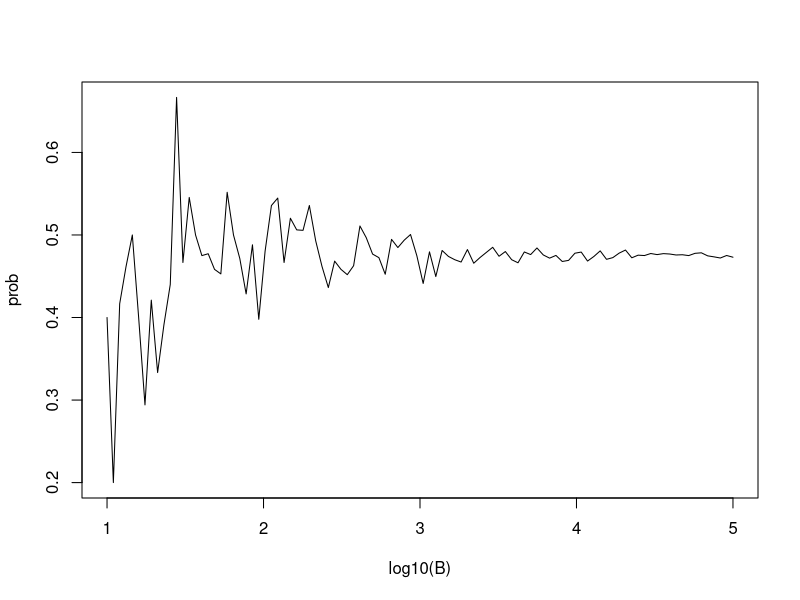

Write the R code that produced this figure.
# Key points

# The larger the number of Monte Carlo replicates B, the more accurate the estimate.
# Determining the appropriate size for B can require advanced statistics.
# One practical approach is to try many sizes for B and look for sizes that provide stable estimates.

# Code: Estimating a practical value of B

B <- 10^seq(1, 5, len = 100)    # defines vector of many B values
compute_prob <- function(B, n = 22){    # function to run Monte Carlo simulation with each B
  same_day <- replicate(B, {
    bdays <- sample(1:365, n, replace = TRUE)
    any(duplicated(bdays))
  })
  mean(same_day)
}

prob <- sapply(B, compute_prob)    # apply compute_prob to many values of B
plot(log10(B), prob, type = "l")    # plot a line graph of estimates 